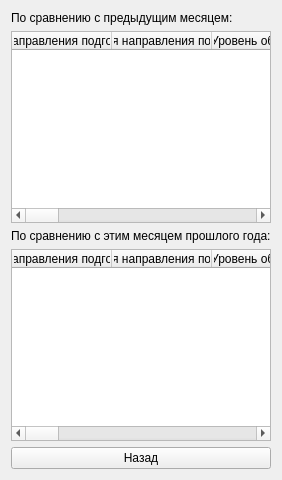
      <widget class="QWidget" name="page_2">
       <layout class="QGridLayout" name="gridLayout_2">
        <item row="1" column="1">
         <widget class="QTableWidget" name="table_widget_last_month">
          <property name="font">
           <font>
            <pointsize>9</pointsize>
           </font>
          </property>
          <column>
           <property name="text">
            <string>Код направления подготовки</string>
           </property>
          </column>
          <column>
           <property name="text">
            <string>Названия направления подготовки</string>
           </property>
          </column>
          <column>
           <property name="text">
            <string>Уровень обучения</string>
           </property>
          </column>
          <column>
           <property name="text">
            <string>Форма обучения</string>
           </property>
          </column>
          <column>
           <property name="text">
            <string>Дата записи</string>
           </property>
          </column>
          <column>
           <property name="text">
            <string>Курс</string>
           </property>
          </column>
          <column>
           <property name="text">
            <string>Всего зачислено</string>
           </property>
          </column>
          <column>
           <property name="text">
            <string>Из них лица с ОВЗ, инвалиды, дети-инвалиды (всего зачислено)</string>
           </property>
          </column>
          <column>
           <property name="text">
            <string>Из них на места в рамках квоты целевого приема (всего зачислено)</string>
           </property>
          </column>
          <column>
           <property name="text">
            <string>Из них иностранные граждане (всего зачислено)</string>
           </property>
          </column>
          <column>
           <property name="text">
            <string>Всего отчислено</string>
           </property>
          </column>
          <column>
           <property name="text">
            <string>Из них лица с ОВЗ, инвалиды, дети-инвалиды (всего отчислено)</string>
           </property>
          </column>
          <column>
           <property name="text">
            <string>Из них на места в рамках квоты целевого приема (всего отчислено)</string>
           </property>
          </column>
          <column>
           <property name="text">
            <string>Из них иностранные граждане (всего отчислено)</string>
           </property>
          </column>
         </widget>
        </item>
        <item row="3" column="1">
         <widget class="QTableWidget" name="table_widget_last_year">
          <column>
           <property name="text">
            <string>Код направления подготовки</string>
           </property>
          </column>
          <column>
           <property name="text">
            <string>Названия направления подготовки</string>
           </property>
          </column>
          <column>
           <property name="text">
            <string>Уровень обучения</string>
           </property>
          </column>
          <column>
           <property name="text">
            <string>Форма обучения</string>
           </property>
          </column>
          <column>
           <property name="text">
            <string>Дата записи</string>
           </property>
          </column>
          <column>
           <property name="text">
            <string>Курс</string>
           </property>
          </column>
          <column>
           <property name="text">
            <string>Всего зачислено</string>
           </property>
          </column>
          <column>
           <property name="text">
            <string>Из них лица с ОВЗ, инвалиды, дети-инвалиды (всего зачислено)</string>
           </property>
          </column>
          <column>
           <property name="text">
            <string>Из них на места в рамках квоты целевого приема (всего зачислено)</string>
           </property>
          </column>
          <column>
           <property name="text">
            <string>Из них иностранные граждане (всего зачислено)</string>
           </property>
          </column>
          <column>
           <property name="text">
            <string>Всего отчислено</string>
           </property>
          </column>
          <column>
           <property name="text">
            <string>Из них лица с ОВЗ, инвалиды, дети-инвалиды (всего отчислено)</string>
           </property>
          </column>
          <column>
           <property name="text">
            <string>Из них на места в рамках квоты целевого приема (всего отчислено)</string>
           </property>
          </column>
          <column>
           <property name="text">
            <string>Из них иностранные граждане (всего отчислено)</string>
           </property>
          </column>
         </widget>
        </item>
        <item row="4" column="1">
         <widget class="QPushButton" name="back_button">
          <property name="text">
           <string>Назад</string>
          </property>
         </widget>
        </item>
        <item row="0" column="1">
         <widget class="QLabel" name="last_month_label">
          <property name="text">
           <string>По сравнению с предыдущим месяцем:</string>
          </property>
         </widget>
        </item>
        <item row="2" column="1">
         <widget class="QLabel" name="last_year_label">
          <property name="text">
           <string>По сравнению с этим месяцем прошлого года:</string>
          </property>
         </widget>
        </item>
       </layout>
      </widget>
